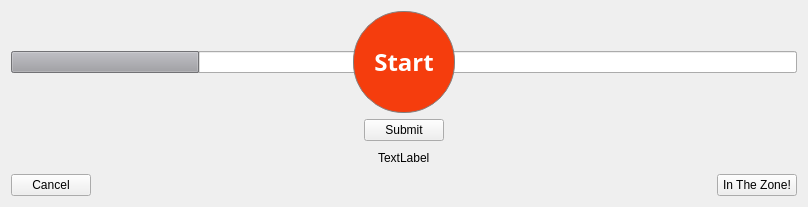
<?xml version="1.0" encoding="UTF-8"?>
<ui version="4.0">
 <class>DefaultTimer</class>
 <widget class="QWidget" name="DefaultTimer">
  <property name="geometry">
   <rect>
    <x>0</x>
    <y>0</y>
    <width>808</width>
    <height>207</height>
   </rect>
  </property>
  <property name="windowTitle">
   <string>Form</string>
  </property>
  <layout class="QGridLayout" name="gridLayout_2">
   <item row="0" column="0">
    <layout class="QGridLayout" name="gridLayout">
     <item row="0" column="0" colspan="2">
      <widget class="SubmissionBox" name="cbxSubmissionCandidate">
       <property name="sizePolicy">
        <sizepolicy hsizetype="Ignored" vsizetype="Fixed">
         <horstretch>0</horstretch>
         <verstretch>0</verstretch>
        </sizepolicy>
       </property>
      </widget>
     </item>
     <item row="3" column="0" colspan="2" alignment="Qt::AlignHCenter">
      <widget class="QLabel" name="labelDailyGoalProgress">
       <property name="text">
        <string>TextLabel</string>
       </property>
      </widget>
     </item>
     <item row="0" column="0" colspan="2">
      <widget class="QProgressBar" name="progressBar">
       <property name="sizePolicy">
        <sizepolicy hsizetype="Ignored" vsizetype="Fixed">
         <horstretch>0</horstretch>
         <verstretch>0</verstretch>
        </sizepolicy>
       </property>
       <property name="palette">
        <palette>
         <active>
          <colorrole role="Highlight">
           <brush brushstyle="SolidPattern">
            <color alpha="255">
             <red>160</red>
             <green>160</green>
             <blue>164</blue>
            </color>
           </brush>
          </colorrole>
         </active>
         <inactive>
          <colorrole role="Highlight">
           <brush brushstyle="SolidPattern">
            <color alpha="255">
             <red>160</red>
             <green>160</green>
             <blue>164</blue>
            </color>
           </brush>
          </colorrole>
         </inactive>
         <disabled>
          <colorrole role="Highlight">
           <brush brushstyle="SolidPattern">
            <color alpha="255">
             <red>145</red>
             <green>141</green>
             <blue>126</blue>
            </color>
           </brush>
          </colorrole>
         </disabled>
        </palette>
       </property>
       <property name="value">
        <number>24</number>
       </property>
       <property name="format">
        <string/>
       </property>
      </widget>
     </item>
     <item row="0" column="0" colspan="2" alignment="Qt::AlignHCenter|Qt::AlignVCenter">
      <widget class="QLabel" name="labelTimer">
       <property name="font">
        <font>
         <pointsize>20</pointsize>
        </font>
       </property>
       <property name="text">
        <string>23:11</string>
       </property>
      </widget>
     </item>
     <item row="4" column="1" alignment="Qt::AlignRight">
      <widget class="QPushButton" name="pbZone">
       <property name="sizePolicy">
        <sizepolicy hsizetype="Fixed" vsizetype="Fixed">
         <horstretch>0</horstretch>
         <verstretch>0</verstretch>
        </sizepolicy>
       </property>
       <property name="toolTip">
        <string>Activate In The Zone mode

Timer runs without breaks,
and all intervals are submitted in batch.</string>
       </property>
       <property name="styleSheet">
        <string notr="true"/>
       </property>
       <property name="text">
        <string>In The Zone!</string>
       </property>
       <property name="checkable">
        <bool>true</bool>
       </property>
      </widget>
     </item>
     <item row="0" column="0" colspan="2" alignment="Qt::AlignHCenter">
      <widget class="QPushButton" name="pbStart">
       <property name="palette">
        <palette>
         <active>
          <colorrole role="WindowText">
           <brush brushstyle="SolidPattern">
            <color alpha="255">
             <red>255</red>
             <green>255</green>
             <blue>255</blue>
            </color>
           </brush>
          </colorrole>
          <colorrole role="Button">
           <brush brushstyle="SolidPattern">
            <color alpha="255">
             <red>245</red>
             <green>61</green>
             <blue>13</blue>
            </color>
           </brush>
          </colorrole>
          <colorrole role="Text">
           <brush brushstyle="SolidPattern">
            <color alpha="255">
             <red>255</red>
             <green>255</green>
             <blue>255</blue>
            </color>
           </brush>
          </colorrole>
          <colorrole role="ButtonText">
           <brush brushstyle="SolidPattern">
            <color alpha="255">
             <red>255</red>
             <green>255</green>
             <blue>255</blue>
            </color>
           </brush>
          </colorrole>
          <colorrole role="Base">
           <brush brushstyle="SolidPattern">
            <color alpha="255">
             <red>245</red>
             <green>61</green>
             <blue>13</blue>
            </color>
           </brush>
          </colorrole>
          <colorrole role="Window">
           <brush brushstyle="SolidPattern">
            <color alpha="255">
             <red>245</red>
             <green>61</green>
             <blue>13</blue>
            </color>
           </brush>
          </colorrole>
         </active>
         <inactive>
          <colorrole role="WindowText">
           <brush brushstyle="SolidPattern">
            <color alpha="255">
             <red>255</red>
             <green>255</green>
             <blue>255</blue>
            </color>
           </brush>
          </colorrole>
          <colorrole role="Button">
           <brush brushstyle="SolidPattern">
            <color alpha="255">
             <red>245</red>
             <green>61</green>
             <blue>13</blue>
            </color>
           </brush>
          </colorrole>
          <colorrole role="Text">
           <brush brushstyle="SolidPattern">
            <color alpha="255">
             <red>255</red>
             <green>255</green>
             <blue>255</blue>
            </color>
           </brush>
          </colorrole>
          <colorrole role="ButtonText">
           <brush brushstyle="SolidPattern">
            <color alpha="255">
             <red>255</red>
             <green>255</green>
             <blue>255</blue>
            </color>
           </brush>
          </colorrole>
          <colorrole role="Base">
           <brush brushstyle="SolidPattern">
            <color alpha="255">
             <red>245</red>
             <green>61</green>
             <blue>13</blue>
            </color>
           </brush>
          </colorrole>
          <colorrole role="Window">
           <brush brushstyle="SolidPattern">
            <color alpha="255">
             <red>245</red>
             <green>61</green>
             <blue>13</blue>
            </color>
           </brush>
          </colorrole>
         </inactive>
         <disabled>
          <colorrole role="WindowText">
           <brush brushstyle="SolidPattern">
            <color alpha="255">
             <red>255</red>
             <green>255</green>
             <blue>255</blue>
            </color>
           </brush>
          </colorrole>
          <colorrole role="Button">
           <brush brushstyle="SolidPattern">
            <color alpha="255">
             <red>245</red>
             <green>61</green>
             <blue>13</blue>
            </color>
           </brush>
          </colorrole>
          <colorrole role="Text">
           <brush brushstyle="SolidPattern">
            <color alpha="255">
             <red>255</red>
             <green>255</green>
             <blue>255</blue>
            </color>
           </brush>
          </colorrole>
          <colorrole role="ButtonText">
           <brush brushstyle="SolidPattern">
            <color alpha="255">
             <red>255</red>
             <green>255</green>
             <blue>255</blue>
            </color>
           </brush>
          </colorrole>
          <colorrole role="Base">
           <brush brushstyle="SolidPattern">
            <color alpha="255">
             <red>245</red>
             <green>61</green>
             <blue>13</blue>
            </color>
           </brush>
          </colorrole>
          <colorrole role="Window">
           <brush brushstyle="SolidPattern">
            <color alpha="255">
             <red>245</red>
             <green>61</green>
             <blue>13</blue>
            </color>
           </brush>
          </colorrole>
         </disabled>
        </palette>
       </property>
       <property name="font">
        <font>
         <family>Oxygen-Sans</family>
         <pointsize>18</pointsize>
         <weight>75</weight>
         <bold>true</bold>
        </font>
       </property>
       <property name="toolTip">
        <string/>
       </property>
       <property name="styleSheet">
        <string notr="true">background-color: rgb(245, 61, 13);
border-style: solid;
border-width:1px;
border-radius:50px;
border-color: grey;
max-width:100px;
max-height:100px;
min-width:100px;
min-height:100px;
color: white;
</string>
       </property>
       <property name="text">
        <string>Start</string>
       </property>
      </widget>
     </item>
     <item row="4" column="0" alignment="Qt::AlignLeft">
      <widget class="QPushButton" name="pbCancel">
       <property name="sizePolicy">
        <sizepolicy hsizetype="Fixed" vsizetype="Fixed">
         <horstretch>0</horstretch>
         <verstretch>0</verstretch>
        </sizepolicy>
       </property>
       <property name="toolTip">
        <string>Abort timer</string>
       </property>
       <property name="text">
        <string>Cancel</string>
       </property>
      </widget>
     </item>
     <item row="2" column="0" colspan="2" alignment="Qt::AlignHCenter">
      <widget class="QPushButton" name="pbSubmit">
       <property name="sizePolicy">
        <sizepolicy hsizetype="Ignored" vsizetype="Fixed">
         <horstretch>0</horstretch>
         <verstretch>0</verstretch>
        </sizepolicy>
       </property>
       <property name="text">
        <string>Submit</string>
       </property>
      </widget>
     </item>
    </layout>
   </item>
  </layout>
 </widget>
 <customwidgets>
  <customwidget>
   <class>SubmissionBox</class>
   <extends>QComboBox</extends>
   <header>widgets/SubmissionBox.h</header>
  </customwidget>
 </customwidgets>
 <resources/>
 <connections/>
</ui>
